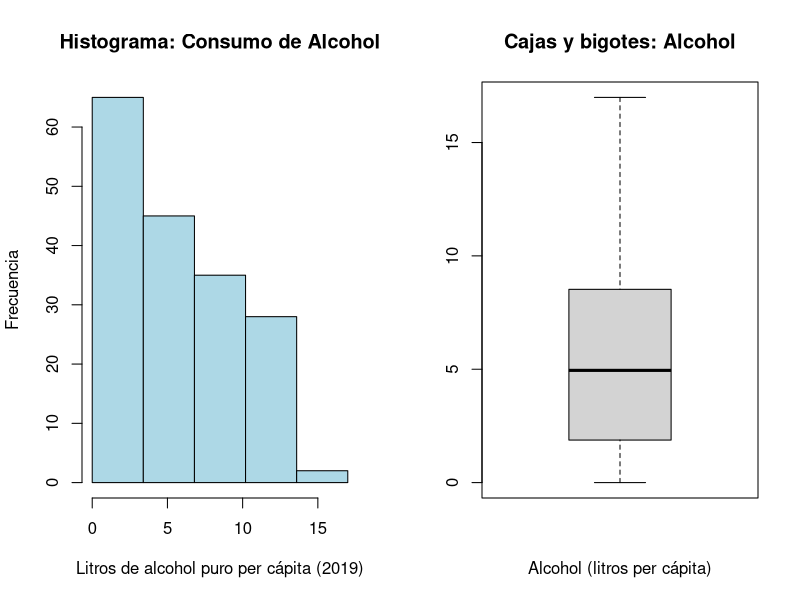
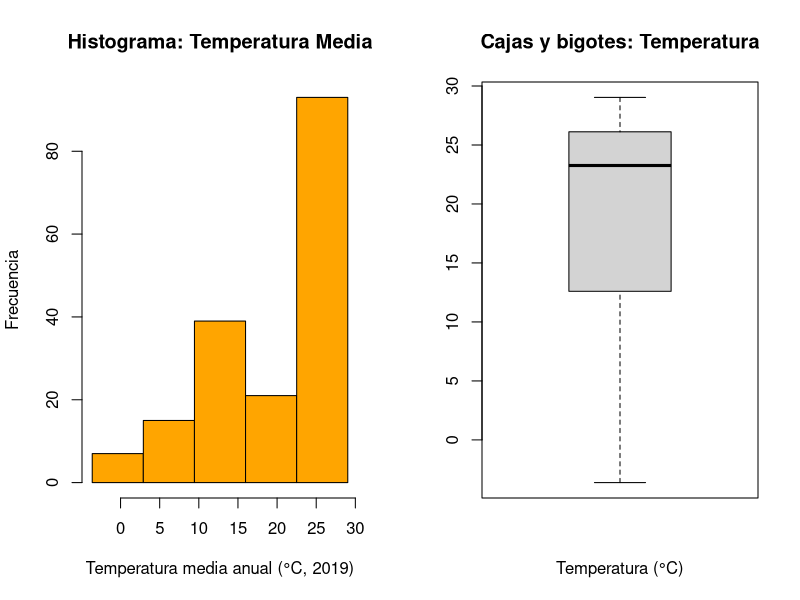
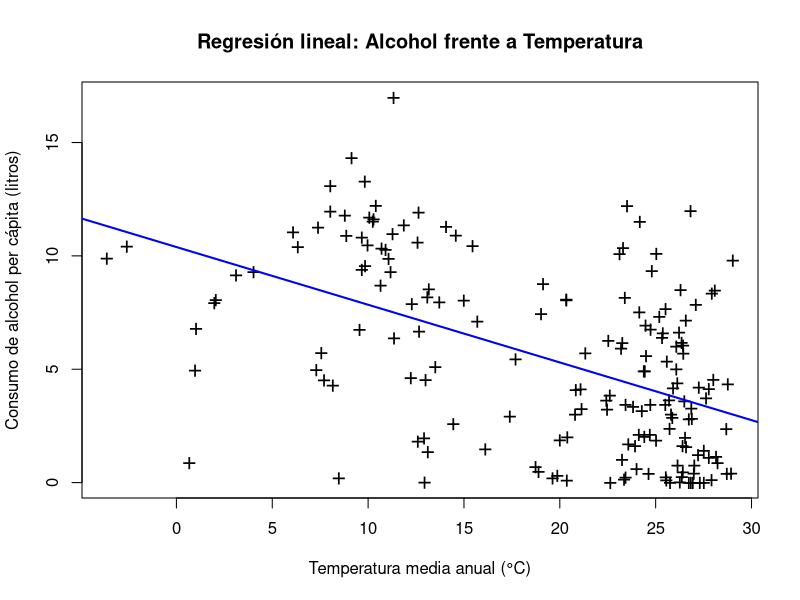

Recreate these plots in R, in order.
# ==============================================================================
# ANÁLISIS ESTADÍSTICO: CONSUMO DE ALCOHOL Y TEMPERATURA MEDIA ANUAL (2019)
# ==============================================================================

# ------------------------------------------------------------------------------
# 1. PREPARACIÓN Y LIMPIEZA DE DATOS (Puntos 1, 2 y 3)
# ------------------------------------------------------------------------------
# Fijar el directorio de trabajo donde están los CSV (con barras normales /):
# setwd("C:/ruta/a/tu/carpeta")

# Lectura de los ficheros CSV en formato inglés (separador "," y decimal ".")
temp <- read.csv("average-annual-surface-temperature.csv")
alc  <- read.csv("total-alcohol-consumption-per-capita-litres-of-pure-alcohol.csv")

# Emparejar los países de ambos ficheros mediante el código ISO (Code)
pos <- match(temp$Code, alc$Code)

# Crear el data frame limpio con las variables de interés
datos <- data.frame(
  Pais        = temp$Entity,
  Codigo      = temp$Code,
  Temperatura = temp$Average.surface.temperature,
  Alcohol     = alc$Alcohol.consumption[pos]
)

# Eliminar las filas con valores faltantes (NA)
datos <- na.omit(datos)

# Guardar el conjunto de datos limpio (opcional) y visualizarlo
write.csv2(datos, "datos_limpios_alcohol_temperatura.csv")
# View(datos)

# Extraer las dos variables como vectores para trabajar cómodamente (como en Práctica 2)
Temperatura <- datos$Temperatura
Alcohol     <- datos$Alcohol

# Comprobar tamaño de la muestra (debe ser >= 30; se obtienen n = 175 países)
n <- length(Alcohol)
n


# ------------------------------------------------------------------------------
# 2. ANÁLISIS ESTADÍSTICO UNIDIMENSIONAL: CONSUMO DE ALCOHOL (Punto 4)
# ------------------------------------------------------------------------------
# Resumen general (mínimo, Q1, mediana, media, Q3 y máximo)
summary(Alcohol)

# Medidas de posición
media_alc   <- mean(Alcohol, na.rm = TRUE)
mediana_alc <- median(Alcohol, na.rm = TRUE)
cuart_alc   <- quantile(Alcohol, probs = c(0.25, 0.50, 0.75), na.rm = TRUE)
min_alc     <- min(Alcohol, na.rm = TRUE)
max_alc     <- max(Alcohol, na.rm = TRUE)

# Medidas de dispersión (cuasi y poblacionales según Práctica 1 Parte 1)
rango_alc    <- max_alc - min_alc
iqr_alc      <- IQR(Alcohol, na.rm = TRUE)
cuasivar_alc <- var(Alcohol, na.rm = TRUE)
cuasidt_alc  <- sd(Alcohol, na.rm = TRUE)
var_alc      <- ((n - 1) / n) * cuasivar_alc
dt_alc       <- sqrt(var_alc)
CV_alc       <- dt_alc / media_alc

# Mostrar medidas de alcohol
media_alc; mediana_alc; cuart_alc; min_alc; max_alc
rango_alc; iqr_alc; cuasivar_alc; cuasidt_alc; var_alc; dt_alc; CV_alc

# Países con valores máximo y mínimo en consumo de alcohol
datos[Alcohol == max(Alcohol), ]
datos[Alcohol == min(Alcohol), ]

# Agrupación en k = 5 intervalos y tabla de frecuencias (Práctica 1 Parte 2)
k_alc <- 5
A_alc <- diff(range(Alcohol)) / k_alc
L1_alc <- min(Alcohol)
L_alc <- L1_alc + A_alc * (0:k_alc)
marcas_alc <- (L_alc[1:k_alc] + L_alc[1:k_alc + 1]) / 2
alc_agrupada <- cut(Alcohol, breaks = L_alc, right = FALSE, include.lowest = TRUE)
fabs_alc <- table(alc_agrupada)
frel_alc <- prop.table(fabs_alc)
fabs_alc
frel_alc


# ------------------------------------------------------------------------------
# 3. ANÁLISIS ESTADÍSTICO UNIDIMENSIONAL: TEMPERATURA MEDIA ANUAL (Punto 5)
# ------------------------------------------------------------------------------
# Resumen general
summary(Temperatura)

# Medidas de posición
media_temp   <- mean(Temperatura, na.rm = TRUE)
mediana_temp <- median(Temperatura, na.rm = TRUE)
cuart_temp   <- quantile(Temperatura, probs = c(0.25, 0.50, 0.75), na.rm = TRUE)
min_temp     <- min(Temperatura, na.rm = TRUE)
max_temp     <- max(Temperatura, na.rm = TRUE)

# Medidas de dispersión (cuasi y poblacionales según Práctica 1 Parte 1)
rango_temp    <- max_temp - min_temp
iqr_temp      <- IQR(Temperatura, na.rm = TRUE)
cuasivar_temp <- var(Temperatura, na.rm = TRUE)
cuasidt_temp  <- sd(Temperatura, na.rm = TRUE)
var_temp      <- ((n - 1) / n) * cuasivar_temp
dt_temp       <- sqrt(var_temp)
CV_temp       <- dt_temp / media_temp

# Mostrar medidas de temperatura
media_temp; mediana_temp; cuart_temp; min_temp; max_temp
rango_temp; iqr_temp; cuasivar_temp; cuasidt_temp; var_temp; dt_temp; CV_temp

# Países con valores máximo y mínimo en temperatura
datos[Temperatura == max(Temperatura), ]
datos[Temperatura == min(Temperatura), ]

# Agrupación en k = 5 intervalos y tabla de frecuencias (Práctica 1 Parte 2)
k_temp <- 5
A_temp <- diff(range(Temperatura)) / k_temp
L1_temp <- min(Temperatura)
L_temp <- L1_temp + A_temp * (0:k_temp)
marcas_temp <- (L_temp[1:k_temp] + L_temp[1:k_temp + 1]) / 2
temp_agrupada <- cut(Temperatura, breaks = L_temp, right = FALSE, include.lowest = TRUE)
fabs_temp <- table(temp_agrupada)
frel_temp <- prop.table(fabs_temp)
fabs_temp
frel_temp


# ------------------------------------------------------------------------------
# 4. REGRESIÓN BIDIMENSIONAL: ALCOHOL FRENTE A TEMPERATURA (Punto 6)
# ------------------------------------------------------------------------------
# Variable independiente (x): Temperatura (°C)
# Variable dependiente   (y): Alcohol (litros per cápita)

# Ajustar el modelo de regresión lineal simple con lm() (Práctica 2)
(lmAT <- lm(Alcohol ~ Temperatura))

# Extraer los coeficientes a1 (ordenada en el origen) y b1 (pendiente)
lmAT$coefficients
(a1 <- lmAT$coefficients[1])
(b1 <- lmAT$coefficients[2])

# Resumen completo del modelo (incluye R^2: Multiple R-squared)
summary(lmAT)

# Coeficiente de correlación lineal de Pearson (Práctica 2)
cor(Temperatura, Alcohol)

# Predicciones de ejemplo con la recta de regresión (Práctica 2)
# Ejemplo: consumo estimado de alcohol para países con 10 °C, 15 °C y 25 °C
predict(lmAT, newdata = data.frame(Temperatura = c(10, 15, 25)))


# ------------------------------------------------------------------------------
# 5. GRÁFICOS CORRESPONDIENTES (Punto 7)
# ------------------------------------------------------------------------------
# Gráfico 1: Histograma y diagrama de caja y bigotes del Consumo de Alcohol
par(mfrow = c(1, 2))
hist(Alcohol, breaks = L_alc, right = FALSE, col = "lightblue",
     main = "Histograma: Consumo de Alcohol",
     xlab = "Litros de alcohol puro per cápita (2019)", ylab = "Frecuencia")
boxplot(Alcohol, xlab = "Alcohol (litros per cápita)",
        main = "Cajas y bigotes: Alcohol", range = 1.5)
par(mfrow = c(1, 1))

# Gráfico 2: Histograma y diagrama de caja y bigotes de la Temperatura Media
par(mfrow = c(1, 2))
hist(Temperatura, breaks = L_temp, right = FALSE, col = "orange",
     main = "Histograma: Temperatura Media",
     xlab = "Temperatura media anual (°C, 2019)", ylab = "Frecuencia")
boxplot(Temperatura, xlab = "Temperatura (°C)",
        main = "Cajas y bigotes: Temperatura", range = 1.5)
par(mfrow = c(1, 1))

# Gráfico 3: Diagrama de dispersión y recta de regresión lineal (Práctica 2)
plot(Temperatura, Alcohol, pch = "+", cex = 1.5,
     main = "Regresión lineal: Alcohol frente a Temperatura",
     xlab = "Temperatura media anual (°C)",
     ylab = "Consumo de alcohol per cápita (litros)")
abline(lmAT, col = "blue", lwd = 2)
